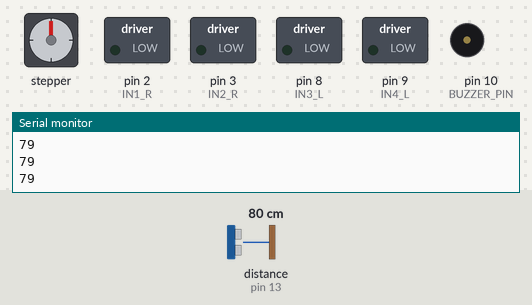
The sketch below on a simulated Arduino Uno, built with avr-gcc and run on an emulated ATmega328P. Shown: stepper motor, switched loads named in the sketch (green lamp = pin HIGH), buzzer (waves = sounding), the last lines printed to the serial monitor. Wiring (inferred from the names in the program): ultrasonic range finder: trigger pin 12; echo pin 13; stepper motor (2048 steps per turn assumed): coils pin 4, pin 5, pin 6, pin 7. The test bench sets the inputs (shaded band); at power-on: distance to the obstacle (sensor on pin 13) 80 cm. The echo pulse lasts 58.3 µs per cm; pins used as bus, display or sensor lines are not drawn.

Above: at 1.2 s.
1.3 s: distance to the obstacle (sensor on pin 13) set to 22 cm
2.8 s: distance to the obstacle (sensor on pin 13) set to 19 cm
At 5.6 s:
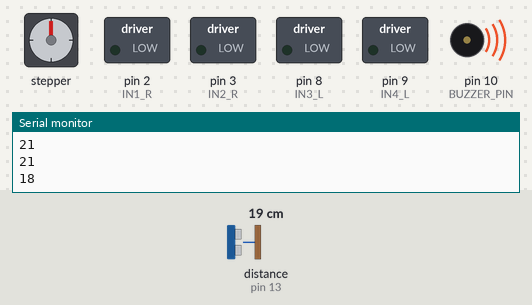
5.8 s: distance to the obstacle (sensor on pin 13) set to 35 cm
At 8.5 s:
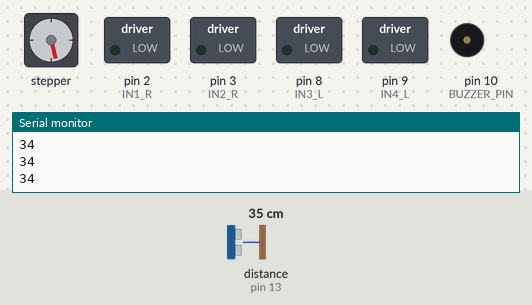
8.8 s: distance to the obstacle (sensor on pin 13) set to 2 cm
At 12.6 s:
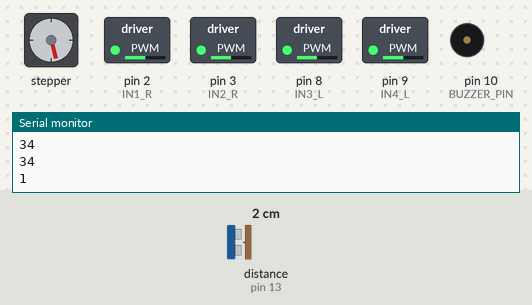
Timing chart, 0 to 24.7 s (numbered marks = the images above; inputs shaded):
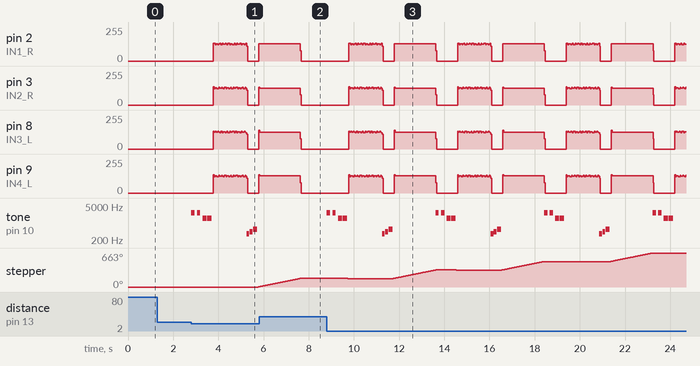

The sketch:

ECONOBOT.ino
```cpp
/*
ECONO BOT - Tecnologia Primaria

*/


/* ---------------------------
CONFIGURACION DE PINES DE MOTORES
--------------------------- */
#define IN1_R 2   //Motor derecho
#define IN2_R 3
#define IN3_R 4
#define IN4_R 5
#define IN1_L 6   //Motor izquierdo
#define IN2_L 7
#define IN3_L 8
#define IN4_L 9

/* ---------------------------
CONFIGURACION DE PINES DEL SENSOR Y DEL BUZZER
--------------------------- */

#define TRIG_PIN 12
#define ECHO_PIN 13

#define BUZZER_PIN 10

long distance = 0;

/* ---------------------------
PARAMETROS DE AVANCE Y GIRO
--------------------------- */
#define STEPS_LINE 869  // Pasos para avanzar un cuadro
#define STEPS_TURN 945  // Pasos para realizar giro de 90°

#define STEPPER_STEPS_PER_REV 2048   // típico 28BYJ-48 - Pasos para un giro completo


/*************************************************
NOTAS MUSICALES
*************************************************/
#define NOTE_SILENCE 0
#define NOTE_B0  31
#define NOTE_C1  33
#define NOTE_CS1 35
#define NOTE_D1  37
#define NOTE_DS1 39
#define NOTE_E1  41
#define NOTE_F1  44
#define NOTE_FS1 46
#define NOTE_G1  49
#define NOTE_GS1 52
#define NOTE_A1  55
#define NOTE_AS1 58
#define NOTE_B1  62
#define NOTE_C2  65
#define NOTE_CS2 69
#define NOTE_D2  73
#define NOTE_DS2 78
#define NOTE_E2  82
#define NOTE_F2  87
#define NOTE_FS2 93
#define NOTE_G2  98
#define NOTE_GS2 104
#define NOTE_A2  110
#define NOTE_AS2 117
#define NOTE_B2  123
#define NOTE_C3  131
#define NOTE_CS3 139
#define NOTE_D3  147
#define NOTE_DS3 156
#define NOTE_E3  165
#define NOTE_F3  175
#define NOTE_FS3 185
#define NOTE_G3  196
#define NOTE_GS3 208
#define NOTE_A3  220
#define NOTE_AS3 233
#define NOTE_B3  247
#define NOTE_C4  262
#define NOTE_CS4 277
#define NOTE_D4  294
#define NOTE_DS4 311
#define NOTE_E4  330
#define NOTE_F4  349
#define NOTE_FS4 370
#define NOTE_G4  392
#define NOTE_GS4 415
#define NOTE_A4  440
#define NOTE_AS4 466
#define NOTE_B4  494
#define NOTE_C5  523
#define NOTE_CS5 554
#define NOTE_D5  587
#define NOTE_DS5 622
#define NOTE_E5  659
#define NOTE_F5  698
#define NOTE_FS5 740
#define NOTE_G5  784
#define NOTE_GS5 831
#define NOTE_A5  880
#define NOTE_AS5 932
#define NOTE_B5  988
#define NOTE_C6  1047
#define NOTE_CS6 1109
#define NOTE_D6  1175
#define NOTE_DS6 1245
#define NOTE_E6  1319
#define NOTE_F6  1397
#define NOTE_FS6 1480
#define NOTE_G6  1568
#define NOTE_GS6 1661
#define NOTE_A6  1760
#define NOTE_AS6 1865
#define NOTE_B6  1976
#define NOTE_C7  2093
#define NOTE_CS7 2217
#define NOTE_D7  2349
#define NOTE_DS7 2489
#define NOTE_E7  2637
#define NOTE_F7  2794
#define NOTE_FS7 2960
#define NOTE_G7  3136
#define NOTE_GS7 3322
#define NOTE_A7  3520
#define NOTE_AS7 3729
#define NOTE_B7  3951
#define NOTE_C8  4186
#define NOTE_CS8 4435
#define NOTE_D8  4699
#define NOTE_DS8 4978

/* ---------------------------
   FUNCIÓN: RPM → microsegundos por paso
   --------------------------- */
uint32_t rpmToDelayUs(float rpm) {
  if (rpm <= 0) rpm = 1;
  float stepsPerSecond = (rpm * STEPPER_STEPS_PER_REV) / 60.0;
  return (uint32_t)(1000000.0 / stepsPerSecond);
}

/* ---------------------------
   SECUENCIA FULL-STEP -
   --------------------------- */
const uint8_t step_pattern[4][4] = {
  {1,1,0,0},
  {0,1,1,0},
  {0,0,1,1},
  {1,0,0,1}
};
const uint8_t numSteps = 4;

/* ---------------------------
   BAJO NIVEL
   --------------------------- */
void motorStepLeft(uint8_t p) {
  digitalWrite(IN1_L, step_pattern[p][0]);
  digitalWrite(IN2_L, step_pattern[p][1]);
  digitalWrite(IN3_L, step_pattern[p][2]);
  digitalWrite(IN4_L, step_pattern[p][3]);
}

void motorStepRight(uint8_t p) {
  digitalWrite(IN1_R, step_pattern[p][0]);
  digitalWrite(IN2_R, step_pattern[p][1]);
  digitalWrite(IN3_R, step_pattern[p][2]);
  digitalWrite(IN4_R, step_pattern[p][3]);
}

void apagarMotores() {
  digitalWrite(IN1_L, LOW); digitalWrite(IN2_L, LOW);
  digitalWrite(IN3_L, LOW); digitalWrite(IN4_L, LOW);
  digitalWrite(IN1_R, LOW); digitalWrite(IN2_R, LOW);
  digitalWrite(IN3_R, LOW); digitalWrite(IN4_R, LOW);
}

/* ---------------------------
   MOVIMIENTO MEJORADO
   --------------------------- */

void turnRight(int grados, float rpm) {
  if (grados <= 0) return;

  uint32_t delayUs = rpmToDelayUs(rpm);
  int32_t pasos = (int32_t)STEPS_TURN * grados / 90;

  uint8_t s = 0;
  for (int32_t i = 0; i < pasos; i++) {
    if (s >= numSteps) s = 0;
    motorStepLeft(s);
    motorStepRight(s);
    delayMicroseconds(delayUs);
    s++;
  }
  apagarMotores();
}

void turnLeft(int grados, float rpm) {
  if (grados <= 0) return;

  uint32_t delayUs = rpmToDelayUs(rpm);
  int32_t pasos = (int32_t)STEPS_TURN * grados / 90;

  int8_t s = numSteps - 1;
  for (int32_t i = 0; i < pasos; i++) {
    if (s < 0) s = numSteps - 1;
    motorStepLeft(s);
    motorStepRight(s);
    delayMicroseconds(delayUs);
    s--;
  }
  apagarMotores();
}

void moveForward(int cuadros, float rpm) {
  if (cuadros <= 0) return;

  uint32_t delayUs = rpmToDelayUs(rpm);

  for (int c = 0; c < cuadros; c++) {
    for (int32_t i = 0; i < STEPS_LINE; i++) {
      uint8_t a = i % numSteps;
      motorStepLeft(a);
      motorStepRight(numSteps - 1 - a);
      delayMicroseconds(delayUs);
    }
  }
  apagarMotores();
}

void moveBackward(int cuadros, float rpm) {
  if (cuadros <= 0) return;

  uint32_t delayUs = rpmToDelayUs(rpm);

  for (int c = 0; c < cuadros; c++) {
    for (int32_t i = 0; i < STEPS_LINE; i++) {
      uint8_t a = i % numSteps;
      motorStepLeft(numSteps - 1 - a);
      motorStepRight(a);
      delayMicroseconds(delayUs);
    }
  }
  apagarMotores();
}

/* ---------------------------
   ALIAS EN ESPAÑOL
   --------------------------- */
void girarDerecha(int grados, float rpm)  { turnRight(grados, rpm); }
void girarIzquierda(int grados, float rpm){ turnLeft(grados, rpm); }
void avanzar(int cuadros, float rpm)      { moveForward(cuadros, rpm); }
void retroceder(int cuadros, float rpm)   { moveBackward(cuadros, rpm); }


/*************************************************
 *  ULTRASONIDO
 *************************************************/
long getDistance(){
  long duration;

  digitalWrite(TRIG_PIN, LOW);
  delayMicroseconds(4);
  digitalWrite(TRIG_PIN, HIGH);
  delayMicroseconds(10);
  digitalWrite(TRIG_PIN, LOW);

  duration = pulseIn(ECHO_PIN, HIGH);
  long dist = duration / (29.2 * 2);
  if(dist == 0) dist = 500;

  return dist;
}

/*************************************************
 *  MELODIAS ROBOTS STAR WARS (cortas)
 *************************************************/

#define NOTE_SILENCE 0

/* ---- REPRODUCTOR GENERAL ---- */
void playMelody(const int *notes, const int *dur, int len){
  for (int i = 0; i < len; i++){
    if(notes[i] == NOTE_SILENCE){
      noTone(BUZZER_PIN);
    } else {
      tone(BUZZER_PIN, notes[i], dur[i]);
    }
    delay(dur[i] + 20);
  }
  noTone(BUZZER_PIN);
}

/*************************************************
 *  R2-D2 – HAPPY (versión corta)
 *************************************************/
const int r2d2_happy_notes[] = {
  NOTE_E6, NOTE_G6, NOTE_B6, NOTE_E7
};
const int r2d2_happy_dur[] = {
  80, 70, 80, 120
};

/*************************************************
 *  R2-D2 – ALARM (corta)
 *************************************************/
const int r2d2_alarm_notes[] = {
  NOTE_A6, NOTE_G6, NOTE_FS6, NOTE_E6
};
const int r2d2_alarm_dur[] = {
  120,120,120,150
};

/*************************************************
 *  R2-D2 – RANDOM BEEPS (muy corto)
 *************************************************/
const int r2d2_random_notes[] = {
  NOTE_A6, NOTE_E7, NOTE_G6, NOTE_B6, NOTE_E6
};
const int r2d2_random_dur[] = {
  70, 70, 70, 70, 100
};

/*************************************************
 *  BB-8 – BEEPS (corto)
 *************************************************/
const int bb8_notes[] = {
  NOTE_G5, NOTE_A5, NOTE_E6, NOTE_C6
};
const int bb8_dur[] = {
  90, 70, 90, 120
};

/*************************************************
 *  DROIDE IMPERIAL – BEEP (corto)
 *************************************************/
const int imperial_bot_notes[] = {
  NOTE_FS4, NOTE_A4, NOTE_CS5
};
const int imperial_bot_dur[] = {
  120,120,180
};

/*************************************************
 *  DROID ALARM – MELÓDIA 6 (corta)
 *************************************************/
const int droid_alarm_notes[] = {
  NOTE_E7, NOTE_SILENCE, NOTE_E7,
  NOTE_SILENCE, NOTE_G6, NOTE_G6
};

const int droid_alarm_dur[] = {
  150, 60, 150,
  60, 180, 200
};

/*************************************************
 *  SELECTOR
 *************************************************/
void melody(int m){
  switch(m){
    case 1: playMelody(r2d2_happy_notes, r2d2_happy_dur, sizeof(r2d2_happy_notes)/2); break;
    case 2: playMelody(r2d2_alarm_notes, r2d2_alarm_dur, sizeof(r2d2_alarm_notes)/2); break;
    case 3: playMelody(r2d2_random_notes, r2d2_random_dur, sizeof(r2d2_random_notes)/2); break;
    case 4: playMelody(bb8_notes, bb8_dur, sizeof(bb8_notes)/2); break;
    case 5: playMelody(imperial_bot_notes, imperial_bot_dur, sizeof(imperial_bot_notes)/2); break;
    case 6: playMelody(droid_alarm_notes, droid_alarm_dur, sizeof(droid_alarm_notes)/2); break;
  }
}

/* ---------------------------
   SETUP
   --------------------------- */
void setup() {
  pinMode(IN1_L, OUTPUT);
  pinMode(IN2_L, OUTPUT);
  pinMode(IN3_L, OUTPUT);
  pinMode(IN4_L, OUTPUT);
  pinMode(IN1_R, OUTPUT);
  pinMode(IN2_R, OUTPUT);
  pinMode(IN3_R, OUTPUT);
  pinMode(IN4_R, OUTPUT);

  pinMode(TRIG_PIN,OUTPUT);
  pinMode(ECHO_PIN,INPUT);
  pinMode(BUZZER_PIN,OUTPUT);

  apagarMotores();
  Serial.begin(9600);
}

/* ---------------------------
   LOOP
   --------------------------- */
void loop() {

  distance = getDistance();
  Serial.println(distance);

  if(distance < 20){
    melody(6);              // sonido Pac-Man
    retroceder(1,17);
    melody(5);              // muerte Pac-Man
    girarDerecha(90,15);
  }
}
```

Measured:
- the behaviour switches between 21 and 20 cm on distance to the obstacle (sensor on pin 13) (found by bisection; images 0 and 1)
- after the input at 5.8 s, tone on pin 10 (BUZZER_PIN): stops changing and stays silent
- after the input at 8.8 s, pin 2 (IN1_R): 0/255 → 134/255 after 0.98 s, then moves between 0/255 and 134/255, repeating every 4.8 s; pin 3 (IN2_R): 0/255 → 138/255 after 0.98 s, then moves between 0/255 and 138/255, repeating every 4.8 s
